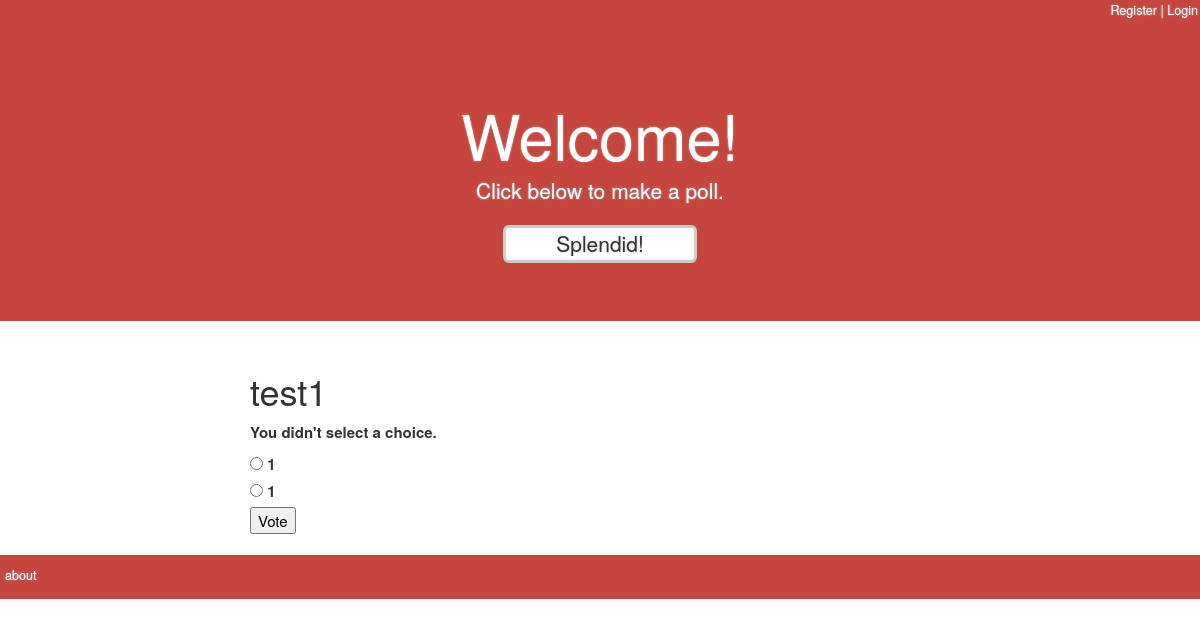
Page /polls/129/vote/ on the earlier database version.
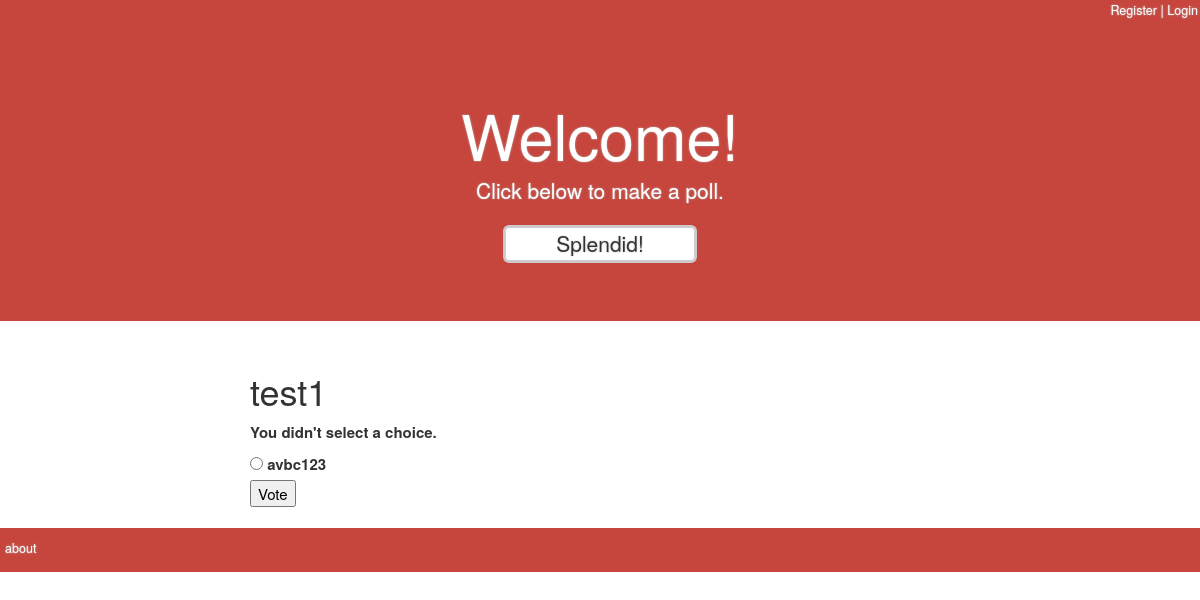
Same page on the later database version.
### polls/models.py (models this page shows)
class Choice(models.Model):
    poll = models.ForeignKey(Poll)
    choice_text = models.CharField(max_length=200)
    votes = models.IntegerField(default=0)

### polls/views.py (the view)
# urls.py: url(r'^(?P<poll_id>\d+)/vote/$', views.vote, name='vote'),
def vote(request, poll_id):
    p = get_object_or_404(Poll, pk=poll_id)
    try:
        selected_choice = p.choice_set.get(pk=request.POST['choice'])
    except (KeyError, Choice.DoesNotExist):
        return render(request, 'polls/detail.html', {
            'poll': p,
            'error_message': "You didn't select a choice.",
        })
    else:
        selected_choice.votes += 1
        selected_choice.save()
        return HttpResponseRedirect(reverse('polls:results', args=(p.id,)))

### polls/templates/polls/detail.html (shortened to what this page needs)
{% extends 'polls/base.html' %}
{% block body_block %}
    <h1>{{ poll.question }}</h1>
    {% if error_message %}<p><strong>{{ error_message }}</strong></p>{% endif %}
    <form action="{% url 'polls:vote' poll.id %}" method="post">
    {% for choice in poll.choice_set.all %}
        <input type="radio" name="choice" id="choice{{ forloop.counter }}" value="{{ choice.id }}" />
        <label for="choice{{ forloop.counter }}">{{ choice.choice_text }}</label><br />
    {% endfor %}
    <input type="submit" value="Vote" />
    </form>
{% endblock %}

Differences in the rows shown:
removed Choice: choice_text "1"
changed Choice: choice "☐ 1" → "☐ avbc123"; choice_text "1" → "avbc123"
